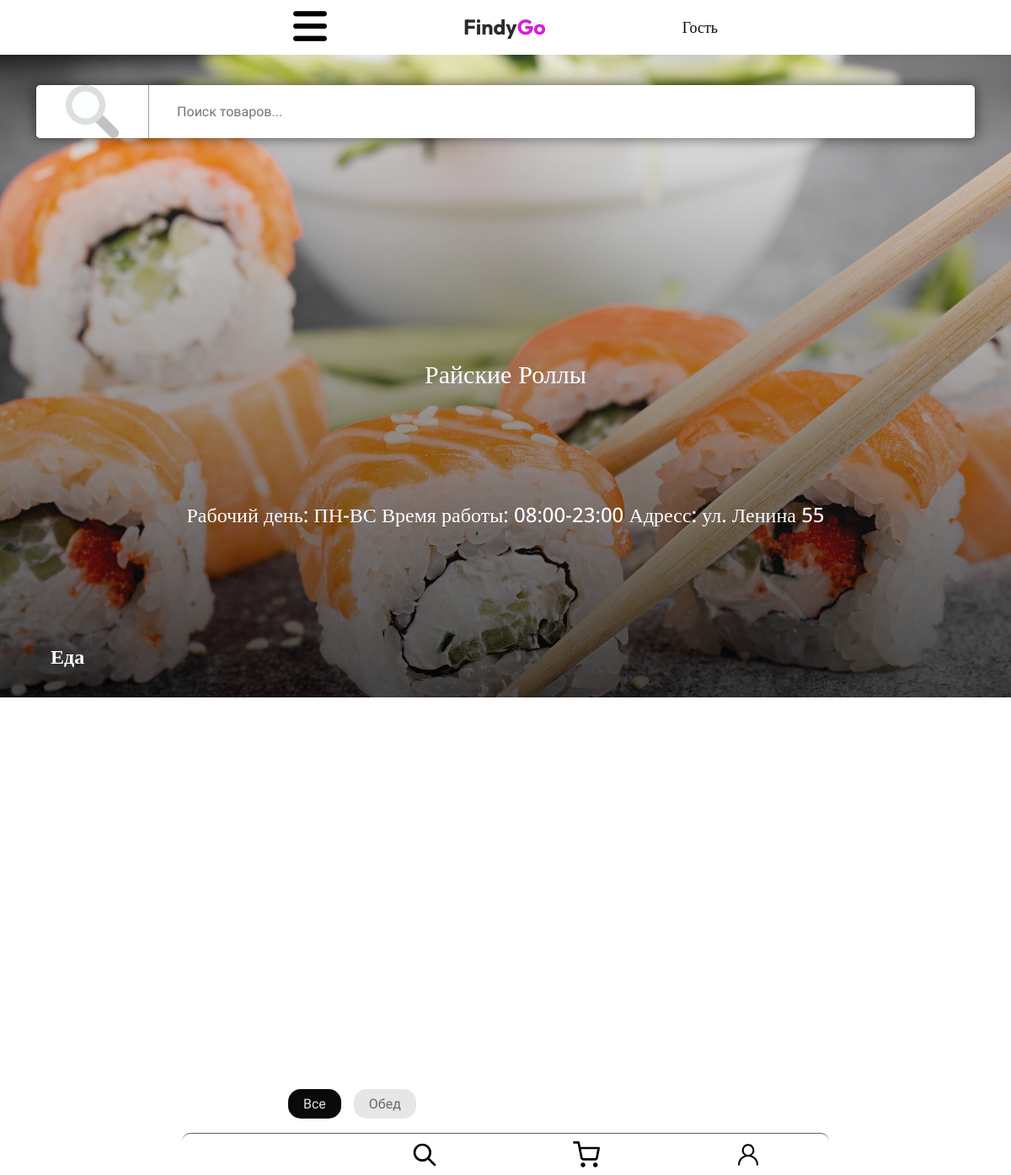
Screenshot of /account/6/ with the database file from the repository.
### account/models.py (models this page shows, shortened)
class CustomUser(AbstractUser):
    city = models.CharField(
        max_length=50,
        choices=CITY,
        default="Неизвестно"
    )
    USER_TYPES = [
        ('ordinary_user', 'Обычный пользователь'),
        ('food_user', 'Пользователь еда'),
        ('shop_user', 'Пользователь магазин'),
        ('taxi_user', 'Водитель такси'),
        ('courier_user', 'Водитель курьер'),
        ('taxi_company_user', 'Владелец таксопарк'),
    ]
    user_type = models.CharField(max_length=20, choices=USER_TYPES, default='ordinary_user')
    user_name = models.CharField(max_length=25, blank=True, null=True)
    user_description = models.CharField(max_length=500, default=description_txt, blank=True, null=True)
    user_phone_number = models.DecimalField(max_digits=9, decimal_places=0, blank=True, null=True)
    user_phone_number2 = models.DecimalField(max_digits=9, decimal_places=0, blank=True, null=True)
    user_mbank_qr = models.ImageField(upload_to=user_mbank_qr_path, blank=True, null=True)
    user_rsk_qr = models.ImageField(upload_to=user_rsk_qr_path, blank=True, null=True)
    user_mbank_link = models.CharField(max_length=500, blank=True, null=True)
    user_obank_link = models.CharField(max_length=500, blank=True, null=True)
    user_rsk_link = models.CharField(max_length=500, blank=True, null=True)
    user_abank_link = models.CharField(max_length=500, blank=True, null=True)
    user_raiting = models.DecimalField(max_digits=3, decimal_places=1, blank=True, null=True)
    balance = models.DecimalField(max_digits=15, decimal_places=2, blank=True, null=True)
    CATEGORY_OF_EDUCATION = [
        ('', ''),
        ('Food', 'Еда'),
        ('Vegetables', 'Овощи'),
        ('Shop', 'Магазин'),
    ]
    category_of_education = models.CharField(max_length=20, choices=CATEGORY_OF_EDUCATION, default='', blank=True, null=True)
    SUB_CATEGORY_OF_EDUCATION = [
        ('', ''),
        ('Grocery', 'Продуктовый'),
        ('Vegetables', 'Электроника'),
        ('Clothes', 'Одежды'),
        ('Office', 'Канцелярия'),
    ]
    sub_category_of_education = models.CharField(max_length=20, choices=SUB_CATEGORY_OF_EDUCATION, blank=True, null=True, default='')
    USER_STATUS = [
        ('', ''),
        ('Online', 'Онлайн'),
        ('Offline', 'Оффлайн'),
    ]
    user_status = models.CharField(max_length=20, choices=USER_STATUS, default='', blank=True, null=True)
    user_logo = models.ImageField(upload_to=user_logo_path, blank=True, null=True)
    user_logo_mini = models.ImageField(upload_to=user_logo_mini_path, blank=True, null=True)
    USER_BLOCKED = [
        ('', ''),
        ('Yes', 'Да'),
        ('No', 'Нет'),
    ]
    user_blocked = models.CharField(max_length=20, choices=USER_BLOCKED, default='No')
    groups = models.ManyToManyField(
        Group,
        verbose_name='groups',
        blank=True,
        related_name='custom_user_set',  # Пример названия, которое можно выбрать
        related_query_name='user',
    )
    user_permissions = models.ManyToManyField(
        Permission,
        verbose_name='user permissions',
        blank=True,
        related_name='custom_user_set',  # Пример названия, которое можно выбрать
        related_query_name='user',
    )

### basis/models.py (models this page shows, shortened)
class FoodCategory(models.Model):
    name = models.CharField(max_length=50, unique=True)
    user = models.ForeignKey(
        settings.AUTH_USER_MODEL,
        on_delete=models.CASCADE,
        related_name='categories'
    )

### account/views.py (the view)
# urls.py: path('account/<int:user_id>/', account_menu, name='account_menu'),
def account_menu(request, user_id):
    user = get_object_or_404(CustomUser, pk=user_id)
    categories = FoodCategory.objects.filter(user=user)
    today = datetime.date.today()
    cache_key = f"foods_shuffle_{user_id}_{today}"
    food_items = cache.get(cache_key)
    if not food_items:
        discounted = list(Food_menu.objects.filter(user=user, discount_active=True))
        non_discounted = list(Food_menu.objects.filter(user=user, discount_active=False))
        discounted.sort(key=lambda x: x.click_order, reverse=True)
        non_discounted.sort(key=lambda x: x.click_order, reverse=True)
        food_items = discounted + non_discounted
        cache.set(cache_key, food_items, 60 * 60 * 24)
    return render(request, 'account/account_menu.html', {
        'user': user,
        'food_items': food_items,
        'categories': categories
    })

### templates/account/account_menu.html (shortened to what this page needs)
{% extends 'basis/basis.html' %}
{% load humanize %}
{% block linkcss %}
<link rel="stylesheet" href="/static/css/account_menu.css">
{% endblock %}
{% block main %}
<div class="search__container">
    <button class="search__btn-active"></button>
    <input type="text" id="searchInput" class="search-input search-input-active" placeholder="Поиск товаров..."
        autocomplete="off">
</div>
<div class="profile-parallax">
    {% if user.category_of_education == 'Food' %}
    <h2 class="user__category">Еда</h2>
    {% endif %}
    <h2 class="user__name">
        {{ user.user_name}}
    </h2>
    <h3 class="user__info">
        {{ user.user_description|linebreaksbr }}
    </h3>
    <img src="{{ user.user_logo.url }}" class="profile-img" alt="">
    <div class="background">
    </div>
</div>
<div class="user-products">
    </div>
    <div class="category-institution-slider">
        <div class="buttons">
            <button class="category-button active" data-id="all">
                Все
            </button>
            {% for category in categories %}
            <button class="category-button" data-id="{{ category.id }}">
                {{ category.name }}
            </button>
            {% empty %}
            <p>Категории пока не созданы</p>
            {% endfor %}
        </div>
    </div>
    {% endblock %}

### static/css/basis.css (style rules this page uses)
* { padding: 0; margin: 0; border: 0; -webkit-user-select: none; -moz-user-select: none; user-select: none; }
*, *:before, *:after { box-sizing: border-box; }
html, body { background: rgb(255, 255, 255); height: 100%; width: 100%; font-size: 100%; line-height: 1; font-size: 14px; -ms-text-size-adjust: 100%; -moz-text-size-adjust: 100%; -webkit-text-size-adjust: 100%; }
input, button, textarea { font-family: inherit; }
button, a { outline: none; -webkit-tap-highlight-color: transparent; -webkit-user-select: none; -moz-user-select: none; user-select: none; }
button { cursor: pointer; }
img { vertical-align: top; }
h1, h2, h3, h4, h5, h6 { font-size: inherit; font-weight: 400; }

### static/css/account_menu.css (style rules this page uses)
.search__container { display: block; position: fixed; top: clamp(25px, 18vw, 100px); left: 50%; transform: translateX(-50%); width: 93%; height: clamp(25px, 11vw, 65px); z-index: 10; overflow: hidden; border: 1px solid rgba(0, 0, 0, 0.3098039216); border-radius: 5px; box-shadow: 0px 0px 15px rgba(0, 0, 0, 0.5137254902); transition: all 0.5s ease 0s; }
.search__container .search__btn-active { position: absolute; top: 0; left: 0; width: 12%; height: 100%; z-index: 9; outline: none; border-radius: 5px 0px 0px 5px; border-right: 1px solid rgba(0, 0, 0, 0.3843137255); background: #ffffff url("/static/icons/search_2.png") center/55% no-repeat; }
.search__container .search-input { position: absolute; opacity: 0; top: 0; left: 0; width: 0%; height: 100%; padding: 0px 10px 0px 15%; z-index: 8; border-radius: 5px; font-family: "Inter Tight", sans-serif; font-size: clamp(10px, 3.4vw, 16px); font-weight: 500; color: #222222; background: #ffffff; }
.search__container .search-input-active { width: 100%; opacity: 1; }
.profile-parallax { width: 100vw; height: 70vw; z-index: 4; transition: opacity 0.2s linear; position: fixed; top: clamp(25px, 14vw, 65px); left: 0%; animation-name: opacity-block; animation-timing-function: linear; animation-timeline: scroll(); animation-range: 0px 30vh; }
.profile-parallax img { position: absolute; top: 0; left: 0; width: 100%; height: 100%; -o-object-fit: cover; object-fit: cover; transition: opacity 0.2s linear; z-index: 5; }
.profile-parallax .user__name, .profile-parallax .user__category, .profile-parallax .user__info { position: absolute; z-index: 7; top: 50%; left: 50%; transform: translate(-50%, -50%); color: #ffffff; }
.profile-parallax .user__name { top: 45%; left: 50%; transform: translate(-50%, -50%); white-space: nowrap; font-family: "Pacifico"; font-size: clamp(12px, 7vw, 30px); font-weight: 400; text-align: center; }
.profile-parallax .user__category { top: 85%; left: 5%; transform: translate(0%, -50%); font-family: "Open Sans"; font-size: clamp(10px, 3.5vw, 24px); font-weight: 600; }
.profile-parallax .user__info { width: 65%; top: 65%; left: 50%; transform: translate(-50%, -50%); font-family: "Open Sans"; font-size: clamp(10px, 3.5vw, 24px); font-weight: 500; text-align: center; line-height: 1.2rem; }
.profile-parallax .background { position: absolute; top: 0; left: 0; width: 100%; height: 100%; -o-object-fit: cover; object-fit: cover; transition: opacity 0.2s linear; z-index: 6; background: #000000; background: linear-gradient(1deg, rgba(0, 0, 0, 0.78) 0%, rgba(255, 255, 255, 0.15) 100%, rgba(255, 255, 255, 0) 18%); }
.user-products { position: relative; z-index: 5; width: 100%; display: flex; flex-direction: column; justify-content: start; align-items: center; gap: 20px; padding-top: 15px; padding-bottom: clamp(25px, 20vw, 70px); background-color: #ffffff; border-radius: 20px 20px 0 0; min-height: 500px; margin-top: 65vw; }
.category-institution-slider { position: fixed; bottom: clamp(25px, 15vw, 50px); width: 100%; height: clamp(25px, 15vw, 70px); background: rgb(255, 255, 255); z-index: 5; display: flex; align-items: center; padding-left: 2.5%; }
.category-institution-slider .buttons { display: flex; gap: 15px; align-items: center; overflow-y: scroll; scroll-snap-type: x mandatory; }
.category-institution-slider .buttons button { transition: all 0.4s ease 0s; white-space: nowrap; padding: 8px 18px; width: 100%; background-color: #e6e6e6; border-radius: 15px; font-family: "Inter Tight", sans-serif; font-size: clamp(10px, 3.4vw, 16px); font-weight: 500; color: #696969; }
.category-institution-slider .buttons .active { background-color: #0a0a0a; color: #e4e4e4; }

### rows the page displays
CustomUser: user_name "Райские Роллы", user_description "Рабочий день: ПН-ВС Время работы: 08:00-23:00 Адресс: ул. Ленина 55", user_logo (picture)
FoodCategory: name "Обед"
